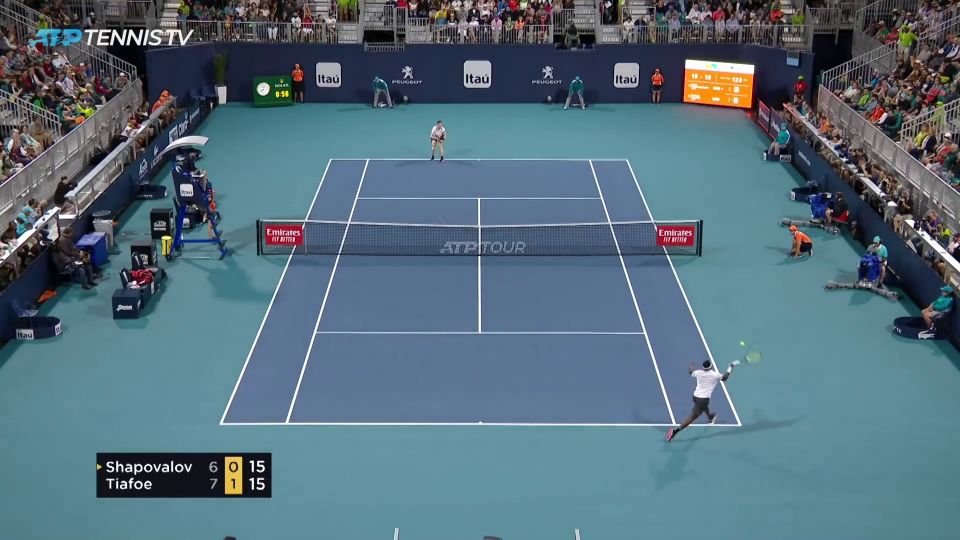
#> input picture frame 10 of sources/vid6.mp4, 1920 x 1080 px (shown at 1/2 size)
$ python detection.py
#> lines starting #> are read from the running program, lines starting #| are printed output that depends on the picture
import cv2
import numpy as np

# Ouvrir la vidéo
cap = cv2.VideoCapture('sources/vid6.mp4')

# Initialiser le modèle de soustraction de fond
fgbg = cv2.createBackgroundSubtractorMOG2()

# Obtenir les dimensions originales de la vidéo
frame_width = int(cap.get(3))
frame_height = int(cap.get(4))

# Obtenir la largeur et la hauteur de l'écran
screen_width = 1920  # Remplacez par la largeur de votre écran
screen_height = 1080  # Remplacez par la hauteur de votre écran

# Créer une fenêtre sans bordures redimensionnable
cv2.namedWindow('Tennis Ball Detection', cv2.WINDOW_NORMAL)
cv2.resizeWindow('Tennis Ball Detection', screen_width, screen_height)


while True:
    ret, frame = cap.read()
#> frame is the input picture: shape (1080, 1920, 3); mean B, G, R 123.7, 110, 85.7
    if not ret:
        break

    # Calculer les marges à enlever (5%)
    margin_x = int(0.05 * frame_width)
    margin_y = int(0.05 * frame_height)

    # Recadrer l'image pour enlever les bords
    cropped_frame = frame[margin_y:frame_height-margin_y, margin_x:frame_width-margin_x]
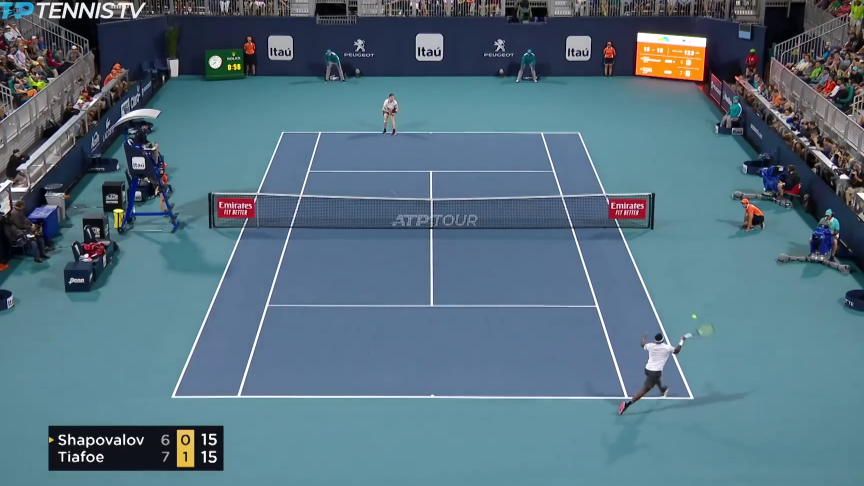
#> cropped_frame: shape (972, 1728, 3) (shown at 1/2 size); mean B, G, R 127.7, 112.3, 86.2

    # Appliquer le modèle de soustraction de fond
    fgmask = fgbg.apply(cropped_frame)
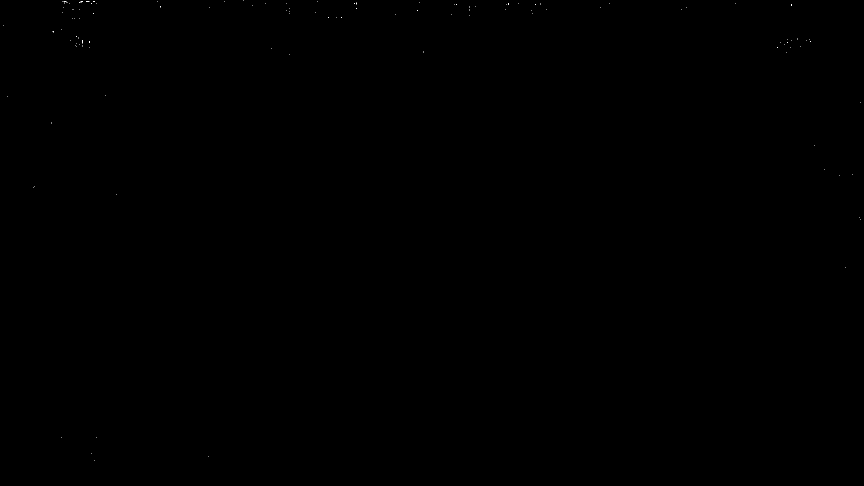
#> fgmask: shape (972, 1728) (shown at 1/2 size); values 127 (black) and 255 (white), 0.01% white in thin lines or dots

    # Filtrer le bruit en utilisant l'ouverture et la fermeture
    kernel = np.ones((5, 5), np.uint8)
    fgmask = cv2.morphologyEx(fgmask, cv2.MORPH_OPEN, kernel)
#> fgmask: shape (972, 1728); every value is 127
    fgmask = cv2.morphologyEx(fgmask, cv2.MORPH_CLOSE, kernel)

    # Détection de la balle dans le masque résultant
    contours, _ = cv2.findContours(fgmask, cv2.RETR_EXTERNAL, cv2.CHAIN_APPROX_SIMPLE)
#> contours = [[[0, 0], [0, 971], [1727, 971], [1727, 0]]]

    for contour in contours:
        # Filtrer les petits contours
        if  200> cv2.contourArea(contour)>40:
           # Approximation de forme pour détecter la circularité
            perimeter = cv2.arcLength(contour, True)
            circularity = 4 * np.pi * cv2.contourArea(contour) / (perimeter * perimeter)

            # Filtrer les contours circulaires
            if 0.7 <= circularity <= 1.0:
                # Dessiner un rectangle autour de la balle
                x, y, w, h = cv2.boundingRect(contour)
                x += margin_x
                y += margin_y
                cv2.rectangle(frame, (x, y), (x + w, y + h), (0, 255, 0), 2)
#> this loop made 1 pass
#> contour on pass 1: [[0, 0], [0, 971], [1727, 971], [1727, 0]]

    cv2.imshow('Tennis Ball Detection', frame)

    if cv2.waitKey(30) & 0xFF == 27:
#> (key Esc is pressed here)
        break

cap.release()
cv2.destroyAllWindows()

$ run again, starting later in the video
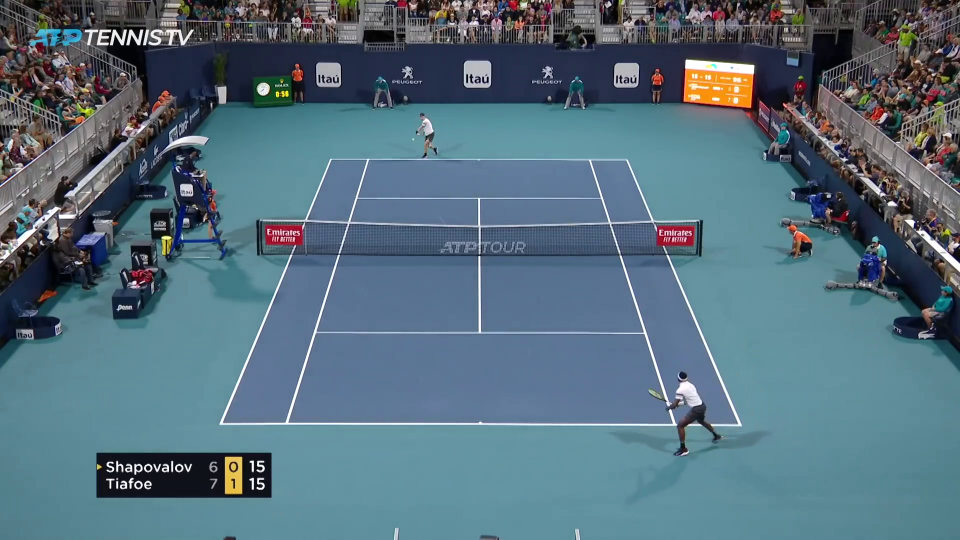
#> input picture frame 48 of sources/vid6.mp4, 1920 x 1080 px (shown at 1/2 size)
#> frame is the input picture: shape (1080, 1920, 3); mean B, G, R 124.6, 110.9, 86.5
#> `cropped_frame = frame[margin_y:frame_height-margin_y, margin_x:frame_w..`:
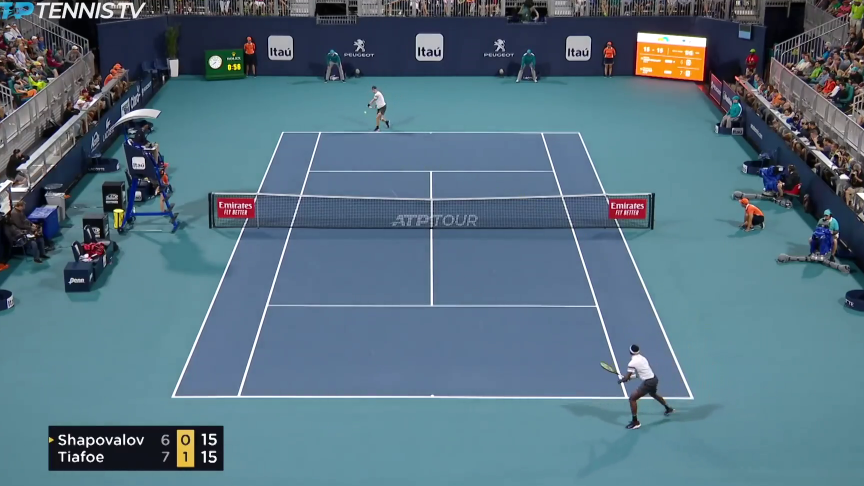
#> cropped_frame: shape (972, 1728, 3) (shown at 1/2 size); mean B, G, R 128.6, 113.1, 87.1
#> contours = [[[0, 0], [0, 971], [1727, 971], [1727, 0]]]
#> the loop `for contour in contours:` made 1 pass
#> contour on pass 1: [[0, 0], [0, 971], [1727, 971], [1727, 0]]

$ run again, starting later in the video
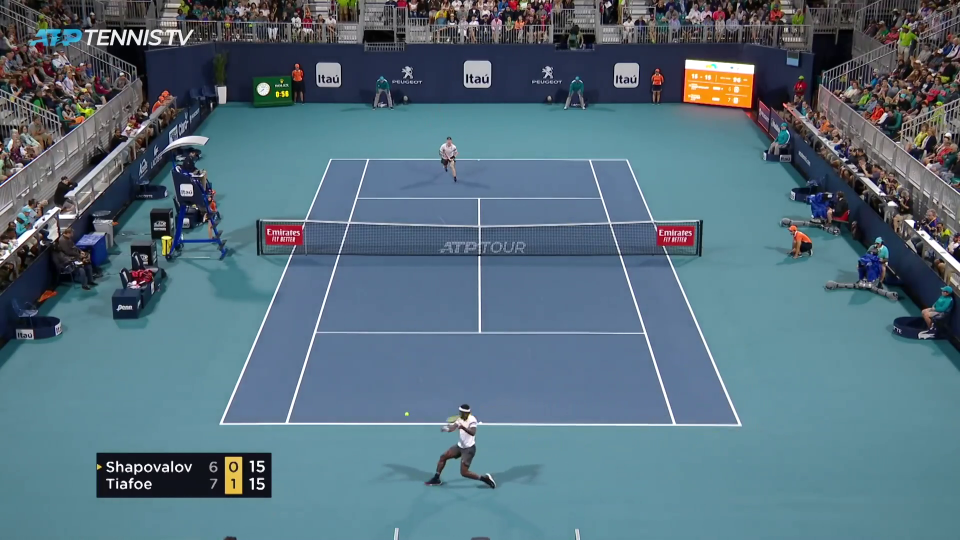
#> input picture frame 85 of sources/vid6.mp4, 1920 x 1080 px (shown at 1/2 size)
#> frame is the input picture: shape (1080, 1920, 3); mean B, G, R 125.4, 111.5, 87.2
#> `cropped_frame = frame[margin_y:frame_height-margin_y, margin_x:frame_w..`:
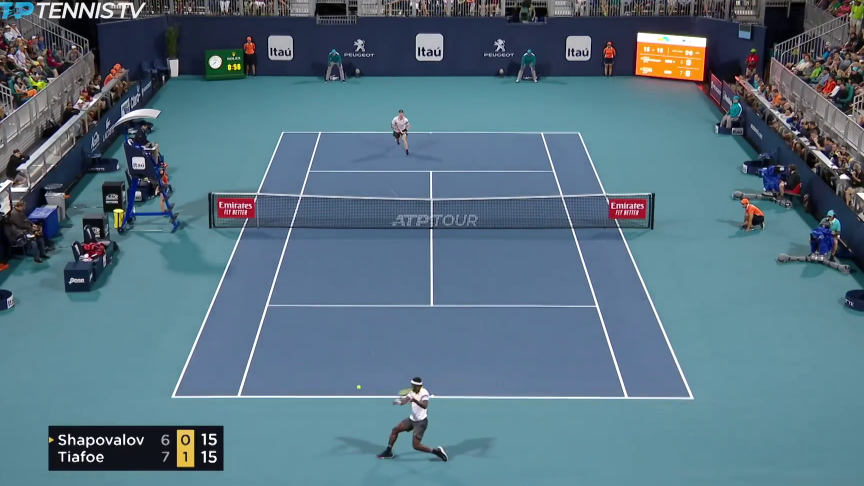
#> cropped_frame: shape (972, 1728, 3) (shown at 1/2 size); mean B, G, R 129.3, 113.8, 87.8
#> contours = [[[0, 0], [0, 971], [1727, 971], [1727, 0]]]
#> the loop `for contour in contours:` made 1 pass
#> contour on pass 1: [[0, 0], [0, 971], [1727, 971], [1727, 0]]
